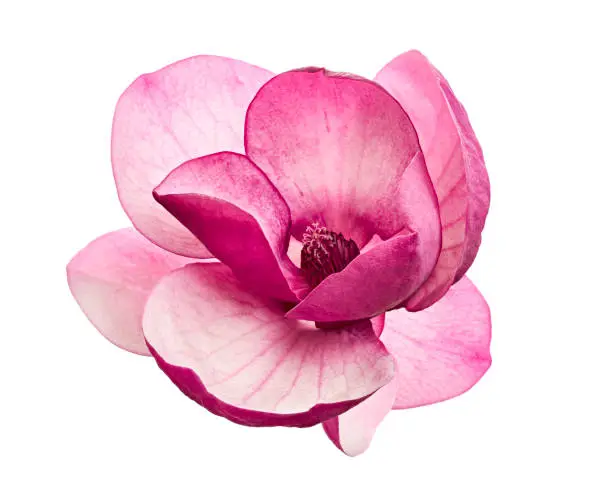
#> input picture CVIP/EP-12.3.25/img_1.png, 612 x 490 px
$ python EP-8.3.py
#> lines starting #> are read from the running program, lines starting #| are printed output that depends on the picture; after the words box and inside, x2 and y2 are one past the last pixel; in counts of white or black regions, pixels touching at a corner belong together
import cv2
import numpy as np
from skimage.morphology import skeletonize
img_path= "../EP-12.3.25/img_1.png"
image=cv2.imread(img_path, cv2.IMREAD_GRAYSCALE)
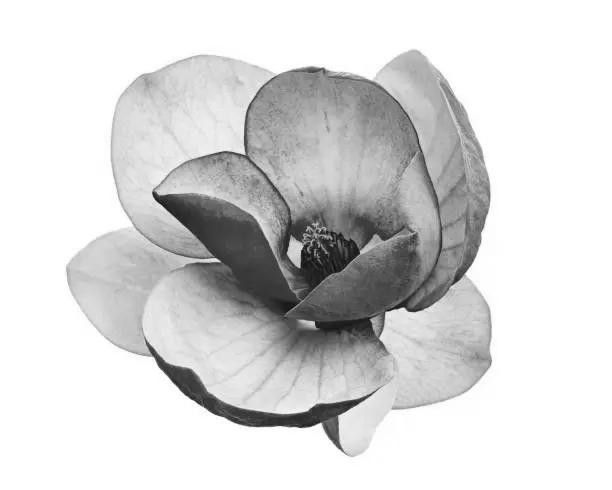
#> image: shape (490, 612); min 15, max 255, mean 215.9
if image is None:
    print("Error: unable to load the image")
else:
    _, binary=cv2.threshold(image,127,255,cv2.THRESH_BINARY)
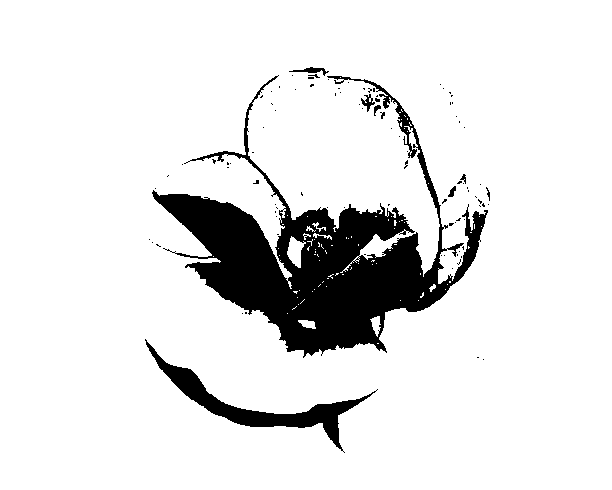
#> binary: shape (490, 612); 89.3% white; 94 black regions (85 under 20 px), largest, box (x1, y1, x2, y2) and area: (152, 75, 488, 358) 27759, (145, 339, 378, 453) 3722, (289, 67, 329, 76) 129
    binary=binary//255
    skeleton=skeletonize(binary)
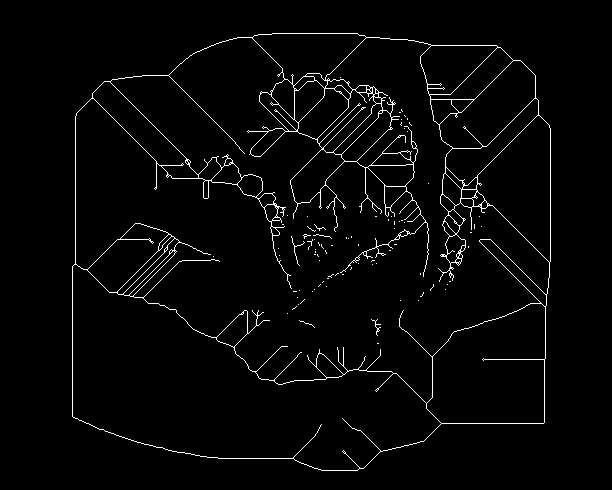
#> skeleton: shape (490, 612) bool; 2.6% white in thin lines or dots, all inside (x1, y1, x2, y2) = (72, 33, 551, 471)
    skeleton=(skeleton*255).astype(np.uint8)
    cv2.imshow("Original image",image)
    cv2.imshow("Thinned image",skeleton)
cv2.waitKey(0)
cv2.destroyAllWindows()
